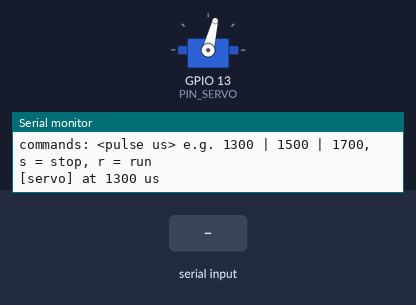
A program run on a simulated ESP32. On the bench: servo, the last lines printed to the serial monitor. The inputs (shaded band) are chosen by the test bench.

Above: at 2.0 s.
2.1 s: "s\n" received over Serial
At 4.0 s:
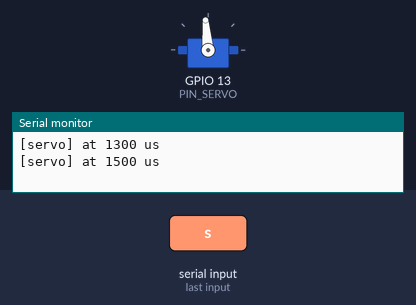
5.1 s: "r\n" received over Serial
At 6.9 s:
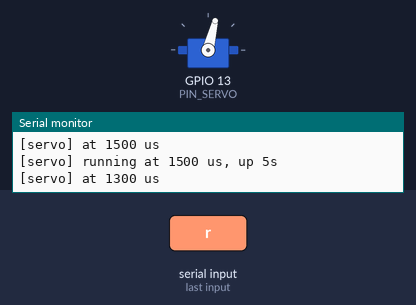
Timing chart, 0 to 8.4 s (numbered marks = the images above; inputs shaded):
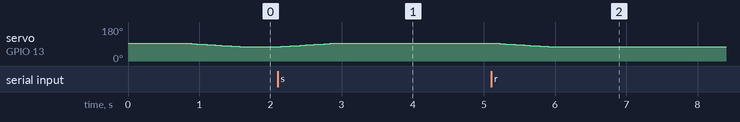

Measured:
- after the input at 2.1 s, servo on GPIO 13 (PIN_SERVO): moves from 76° to 95° over 0.77 s, starting after 0.06 s
- after the input at 5.1 s, servo on GPIO 13 (PIN_SERVO): moves from 95° to 76° over 0.77 s, starting at once

The program:

main.cpp
```cpp
// Servo bench test: keeps the feeder servo (continuous-rotation, IO13) spinning.
// Speeds up gradually so the start-up current is smaller. Prints the reset reason at boot,
// so a "BROWNOUT" line means the servo's power supply is too weak.
// Serial commands (115200, newline): a pulse in microseconds such as 1300, 1500 (stop) or 1700 (reverse),
// "s" to stop, "r" to run again.
#include <Arduino.h>
#include <ESP32Servo.h>

const int PIN_SERVO = 13;
const int STOP_US = 1500;
int runUs = 1300;      // same speed as the feeder firmware
int nowUs = STOP_US;
int targetUs = STOP_US;
Servo servo;

const char* resetName(esp_reset_reason_t r) {
  switch (r) {
    case ESP_RST_POWERON:  return "power on";
    case ESP_RST_BROWNOUT: return "BROWNOUT (voltage dropped: the servo needs its own 5 V supply)";
    case ESP_RST_SW:       return "software";
    case ESP_RST_PANIC:    return "crash";
    case ESP_RST_EXT:      return "reset button";
    default:               return "other";
  }
}

void setup() {
  Serial.begin(115200);
  delay(300);
  Serial.printf("\n=== Servo test (IO%d) ===\nreset reason: %s\n", PIN_SERVO, resetName(esp_reset_reason()));
  Serial.println("commands: <pulse us> e.g. 1300 | 1500 | 1700, s = stop, r = run");
  servo.attach(PIN_SERVO, 500, 2400);
  servo.writeMicroseconds(STOP_US);
  delay(500);
  targetUs = runUs;
}

void loop() {
  // Move 5 us every 20 ms: about 0.8 s from stop to full speed.
  if (nowUs != targetUs) {
    nowUs += (targetUs > nowUs) ? min(5, targetUs - nowUs) : -min(5, nowUs - targetUs);
    servo.writeMicroseconds(nowUs);
    if (nowUs == targetUs) Serial.printf("[servo] at %d us\n", nowUs);
  }

  if (Serial.available()) {
    String s = Serial.readStringUntil('\n');
    s.trim();
    if (s == "s") targetUs = STOP_US;
    else if (s == "r") targetUs = runUs;
    else if (s.toInt() >= 1000 && s.toInt() <= 2000) runUs = targetUs = s.toInt();
    else if (s.length()) Serial.println("use: 1000-2000, s or r");
  }

  static uint32_t last = 0;
  if (millis() - last > 5000) { last = millis(); Serial.printf("[servo] running at %d us, up %lus\n", nowUs, millis() / 1000); }
  delay(20);
}
```
